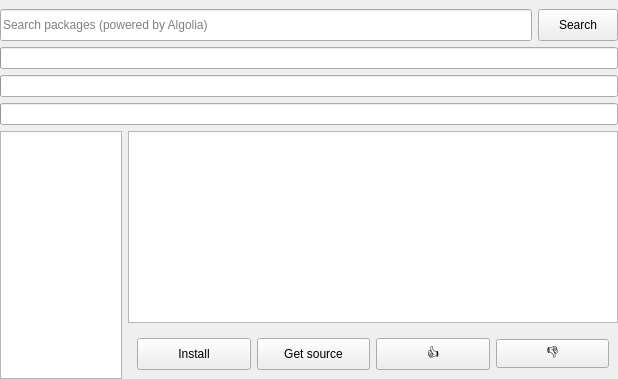
      <widget class="QWidget" name="browse_packages_page">
       <layout class="QVBoxLayout" name="verticalLayout_3">
        <property name="spacing">
         <number>6</number>
        </property>
        <property name="leftMargin">
         <number>0</number>
        </property>
        <property name="topMargin">
         <number>0</number>
        </property>
        <property name="rightMargin">
         <number>0</number>
        </property>
        <property name="bottomMargin">
         <number>0</number>
        </property>
        <item>
         <widget class="QWidget" name="search_bar_lay" native="true">
          <layout class="QHBoxLayout" name="horizontalLayout_5">
           <property name="leftMargin">
            <number>0</number>
           </property>
           <property name="topMargin">
            <number>9</number>
           </property>
           <property name="rightMargin">
            <number>0</number>
           </property>
           <property name="bottomMargin">
            <number>0</number>
           </property>
           <item>
            <widget class="QLineEdit" name="search_box">
             <property name="minimumSize">
              <size>
               <width>0</width>
               <height>32</height>
              </size>
             </property>
             <property name="styleSheet">
              <string notr="true"/>
             </property>
             <property name="placeholderText">
              <string>Search packages (powered by Algolia)</string>
             </property>
            </widget>
           </item>
           <item>
            <widget class="QPushButton" name="search_button">
             <property name="minimumSize">
              <size>
               <width>70</width>
               <height>32</height>
              </size>
             </property>
             <property name="text">
              <string>Search</string>
             </property>
            </widget>
           </item>
          </layout>
         </widget>
        </item>
        <item>
         <widget class="QProgressBar" name="installation_progress">
          <property name="value">
           <number>0</number>
          </property>
          <property name="textVisible">
           <bool>false</bool>
          </property>
         </widget>
        </item>
        <item>
         <widget class="QProgressBar" name="downloading_main_file_progress">
          <property name="value">
           <number>0</number>
          </property>
          <property name="textVisible">
           <bool>false</bool>
          </property>
         </widget>
        </item>
        <item>
         <widget class="QProgressBar" name="downloading_dependency_progress">
          <property name="value">
           <number>0</number>
          </property>
          <property name="textVisible">
           <bool>false</bool>
          </property>
         </widget>
        </item>
        <item>
         <widget class="QWidget" name="search_content" native="true">
          <layout class="QHBoxLayout" name="horizontalLayout_6" stretch="1,4">
           <property name="spacing">
            <number>6</number>
           </property>
           <property name="leftMargin">
            <number>0</number>
           </property>
           <property name="topMargin">
            <number>0</number>
           </property>
           <property name="rightMargin">
            <number>0</number>
           </property>
           <property name="bottomMargin">
            <number>0</number>
           </property>
           <item>
            <widget class="QWidget" name="search_results" native="true">
             <property name="minimumSize">
              <size>
               <width>50</width>
               <height>0</height>
              </size>
             </property>
             <layout class="QVBoxLayout" name="verticalLayout_9" stretch="10">
              <property name="leftMargin">
               <number>0</number>
              </property>
              <property name="topMargin">
               <number>0</number>
              </property>
              <property name="rightMargin">
               <number>0</number>
              </property>
              <property name="bottomMargin">
               <number>0</number>
              </property>
              <item>
               <widget class="QListWidget" name="search_packages_list">
                <property name="sizePolicy">
                 <sizepolicy hsizetype="Expanding" vsizetype="Preferred">
                  <horstretch>0</horstretch>
                  <verstretch>0</verstretch>
                 </sizepolicy>
                </property>
                <property name="minimumSize">
                 <size>
                  <width>0</width>
                  <height>0</height>
                 </size>
                </property>
                <property name="styleSheet">
                 <string notr="true">font: 14pt &quot;Segoe UI&quot;;</string>
                </property>
               </widget>
              </item>
             </layout>
            </widget>
           </item>
           <item>
            <widget class="QWidget" name="search_packages_from_list_lay" native="true">
             <property name="sizePolicy">
              <sizepolicy hsizetype="Minimum" vsizetype="Preferred">
               <horstretch>0</horstretch>
               <verstretch>0</verstretch>
              </sizepolicy>
             </property>
             <property name="minimumSize">
              <size>
               <width>0</width>
               <height>0</height>
              </size>
             </property>
             <layout class="QVBoxLayout" name="verticalLayout_2">
              <property name="spacing">
               <number>6</number>
              </property>
              <property name="leftMargin">
               <number>0</number>
              </property>
              <property name="topMargin">
               <number>0</number>
              </property>
              <property name="rightMargin">
               <number>0</number>
              </property>
              <property name="bottomMargin">
               <number>0</number>
              </property>
              <item>
               <widget class="QTextBrowser" name="search_package_desc"/>
              </item>
              <item>
               <widget class="QWidget" name="search_buttons_lay" native="true">
                <property name="sizePolicy">
                 <sizepolicy hsizetype="Minimum" vsizetype="Minimum">
                  <horstretch>0</horstretch>
                  <verstretch>0</verstretch>
                 </sizepolicy>
                </property>
                <property name="maximumSize">
                 <size>
                  <width>16777214</width>
                  <height>16777215</height>
                 </size>
                </property>
                <layout class="QHBoxLayout" name="horizontalLayout_4">
                 <property name="leftMargin">
                  <number>9</number>
                 </property>
                 <property name="topMargin">
                  <number>9</number>
                 </property>
                 <property name="rightMargin">
                  <number>9</number>
                 </property>
                 <property name="bottomMargin">
                  <number>9</number>
                 </property>
                 <item>
                  <widget class="QPushButton" name="install_package_button">
                   <property name="sizePolicy">
                    <sizepolicy hsizetype="Minimum" vsizetype="Minimum">
                     <horstretch>0</horstretch>
                     <verstretch>0</verstretch>
                    </sizepolicy>
                   </property>
                   <property name="minimumSize">
                    <size>
                     <width>0</width>
                     <height>32</height>
                    </size>
                   </property>
                   <property name="text">
                    <string>Install</string>
                   </property>
                  </widget>
                 </item>
                 <item>
                  <widget class="QPushButton" name="get_source_button">
                   <property name="sizePolicy">
                    <sizepolicy hsizetype="Minimum" vsizetype="Minimum">
                     <horstretch>0</horstretch>
                     <verstretch>0</verstretch>
                    </sizepolicy>
                   </property>
                   <property name="minimumSize">
                    <size>
                     <width>0</width>
                     <height>32</height>
                    </size>
                   </property>
                   <property name="text">
                    <string>Get source</string>
                   </property>
                  </widget>
                 </item>
                 <item>
                  <widget class="QPushButton" name="like_button">
                   <property name="sizePolicy">
                    <sizepolicy hsizetype="Minimum" vsizetype="Minimum">
                     <horstretch>0</horstretch>
                     <verstretch>0</verstretch>
                    </sizepolicy>
                   </property>
                   <property name="text">
                    <string>👍</string>
                   </property>
                  </widget>
                 </item>
                 <item>
                  <widget class="QPushButton" name="dislike_button">
                   <property name="text">
                    <string>👎</string>
                   </property>
                  </widget>
                 </item>
                </layout>
               </widget>
              </item>
             </layout>
            </widget>
           </item>
          </layout>
         </widget>
        </item>
       </layout>
      </widget>
